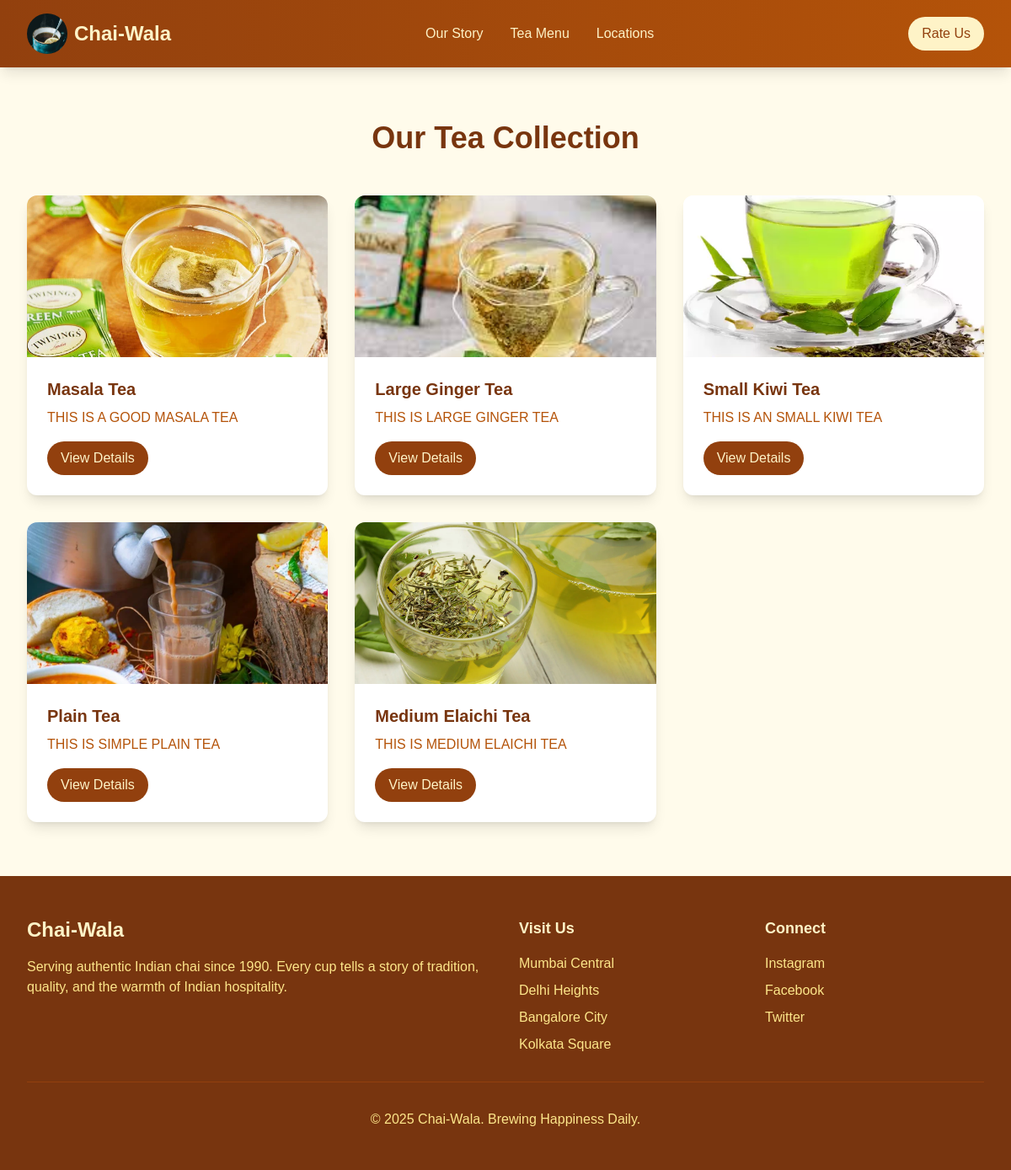
The app's page /chai/, older data.
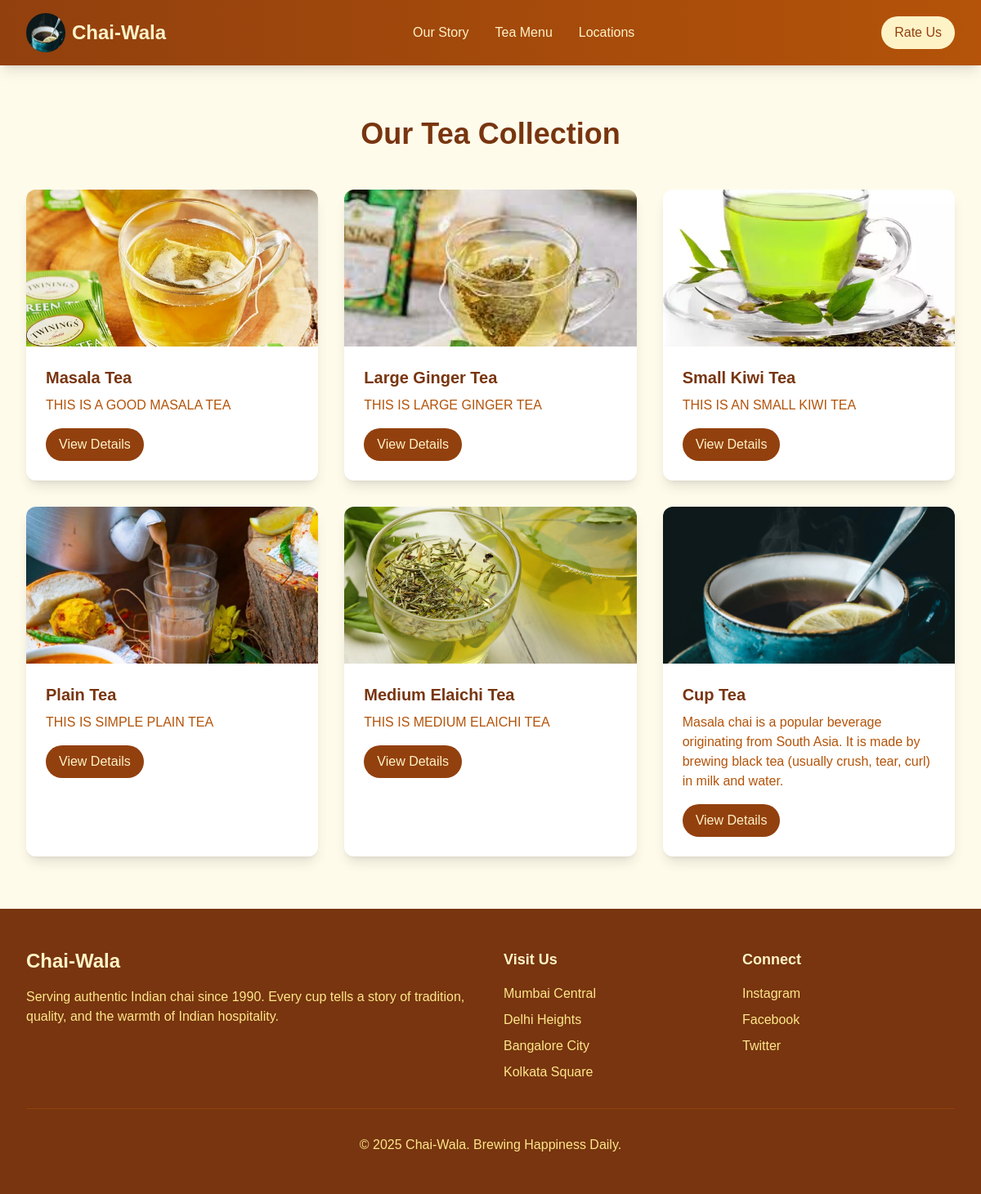
The same page, newer data.
### chai/models.py (models this page shows, shortened)
class ChaiVariety(models.Model):
  __tablename__ = "Chai Varieties"
  CHAI_TYPE_CHOICES = [
    ('ML', 'MASALA'),
    ('GR', 'GINGER'),
    ('KL', 'KIWI'),
    ('PL', 'PLAIN'),
    ('EL', 'ELAICHI'),
  ]
  name = models.CharField(max_length=100)
  image = models.ImageField(upload_to='chais/')
  date_added = models.DateTimeField(default=timezone.now)
  type = models.CharField(max_length=2, choices=CHAI_TYPE_CHOICES, default='ML')
  description = models.TextField(default='')
  price = models.IntegerField(default=20)

### chai/views.py (the view)
# urls.py: path('', views.all_chai, name='All_chai'),
def all_chai(request):
  chais = ChaiVariety.objects.all()
  return render(request, 'chai/all_chai.html', {'chais': chais})

### chai/templates/chai/all_chai.html (shortened to what this page needs)
{% extends 'layout.html' %}
{% block content %}
<div class="py-16 px-4 sm:px-6 lg:px-8 bg-amber-50">
  <div class="max-w-7xl mx-auto">
    <h1 class="text-4xl font-bold text-amber-900 text-center mb-12">
      Our Tea Collection
    </h1>
    <div class="grid grid-cols-1 sm:grid-cols-2 lg:grid-cols-3 gap-8">
      {% for chai in chais %}
      <div
        class="bg-white rounded-xl shadow-lg overflow-hidden hover:shadow-xl transition-shadow duration-300"
      >
        <div class="relative h-48">
          <img
            src="{{ chai.image.url }}"
            alt="{{ chai.name }}"
            class="w-full h-full object-cover"
          />
        </div>
        <div class="p-6">
          <h3 class="text-xl font-bold text-amber-900 mb-2">{{ chai.name }}</h3>
          <p class="text-amber-700 mb-4">{{ chai.description }}</p>
          <a
            href="{% url 'chai_detail' chai.id %}"
            class="inline-block px-4 py-2 bg-amber-800 text-amber-100 rounded-full hover:bg-amber-700 transition-colors duration-300"
          >
            View Details
          </a>
        </div>
      </div>
      {% endfor %}
    </div>
  </div>
</div>
{% endblock %}

### templates/layout.html (shortened to what this page needs)
{% load static tailwind_tags %} {% load static %}
<!DOCTYPE html>
<html lang="en">
  <head>
    <link rel="stylesheet" href="{% static 'styles.css' %}" />
    {% tailwind_css %}
  </head>
  <body class="min-h-screen flex flex-col bg-amber-50">
    <header class="fixed w-full bg-gradient-to-r from-amber-800 to-amber-700 shadow-lg z-50">
      <div class="px-4 mx-auto max-w-7xl sm:px-6 lg:px-8">
        <nav class="flex items-center justify-between h-16 lg:h-20">
          <div class="flex-shrink-0">
            <a href="/" title="Chai-Wala" class="flex items-center space-x-2">
              <img class="w-12 h-12 rounded-full" src="{% static 'images/tea-logo.jpg' %}" alt="Chai-Wala Logo">
              <span class="text-2xl font-bold text-amber-100">Chai-Wala</span>
            </a>
          </div>
          <div class="hidden lg:flex lg:items-center lg:space-x-8">
            <a href="{% url 'About' %}" class="text-amber-100 hover:text-amber-200 font-medium"
              >Our Story</a
            >
            <a href="{% url 'menu' %}" class="text-amber-100 hover:text-amber-200 font-medium"
              >Tea Menu</a
            >
            <a href="{% url 'Locations' %}" class="text-amber-100 hover:text-amber-200 font-medium"
              >Locations</a
            >
          </div>
          <div class="hidden lg:flex lg:items-center lg:space-x-4">
            <a
              href="{% url 'review' %}"
              class="px-4 py-2 text-amber-800 bg-amber-100 rounded-full hover:bg-amber-200 transition-colors duration-300"
            >
              Rate Us
            </a>
          </div>
        </nav>
    </header>
    <main class="flex-grow mt-16 lg:mt-20">
      <div class="bg-gradient-to-b from-amber-50 to-amber-100">
        {% block content %}{% endblock %}
      </div>
    </main>
    <footer class="bg-amber-900 text-amber-100">
      <div class="max-w-7xl mx-auto py-12 px-4 sm:px-6 lg:px-8">
        <div class="grid grid-cols-1 md:grid-cols-4 gap-8">
          <div class="col-span-1 md:col-span-2">
            <h3 class="text-2xl font-bold mb-4">Chai-Wala</h3>
            <p class="text-amber-200">
              Serving authentic Indian chai since 1990. Every cup tells a story
              of tradition, quality, and the warmth of Indian hospitality.
            </p>
          </div>
          <div>
            <h3 class="text-lg font-semibold mb-4">Visit Us</h3>
            <ul class="space-y-2 text-amber-200">
              <li>Mumbai Central</li>
              <li>Delhi Heights</li>
              <li>Bangalore City</li>
              <li>Kolkata Square</li>
            </ul>
          </div>
          <div>
            <h3 class="text-lg font-semibold mb-4">Connect</h3>
            <ul class="space-y-2">
              <li>
                <a href="#" class="text-amber-200 hover:text-amber-100"
                  >Instagram</a
                >
              </li>
              <li>
                <a href="#" class="text-amber-200 hover:text-amber-100"
                  >Facebook</a
                >
              </li>
              <li>
                <a href="#" class="text-amber-200 hover:text-amber-100"
                  >Twitter</a
                >
              </li>
            </ul>
          </div>
        </div>
        <div
          class="mt-8 pt-8 border-t border-amber-800 text-center text-amber-200"
        >
          © {% now "Y" %} Chai-Wala. Brewing Happiness Daily.
        </div>
      </div>
    </footer>
  </body>
</html>

### static/css/styles.css (style rules this page uses)
body { background-color: #161616; font-family: Arial, sans-serif; color: #fff; }
h1 { font-size: 2em; text-align: center; }

Row changes from the older to the newer data that the page shows:
added ChaiVariety: image (picture), name "Cup Tea", description "Masala chai is a popular beverage originating from South Asia. It is made by brewing black tea (usually crush, tear, curl) in milk and water."
